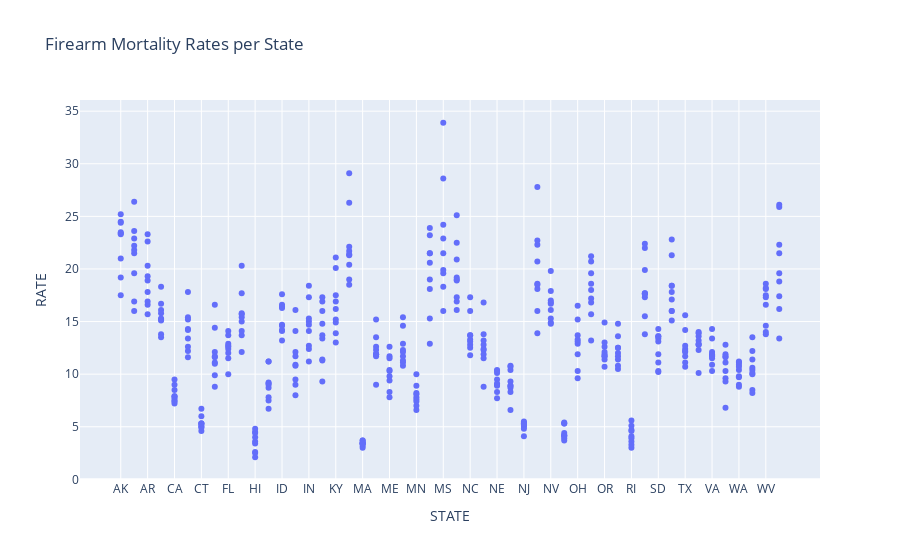

The code cell stored with this chart in its notebook:
### Code cell
# Firearm Mortality Rates per State
firearm_mortality.groupby(['STATE','YEAR'])['RATE'].mean().reset_index().plot.scatter(
    x = 'STATE', y ='RATE', title = 'Firearm Mortality Rates per State', backend='plotly')

### Figure 1 — Plotly figure (JSON) as saved in the notebook; plotly's stock layout.template omitted (floating-point values rounded to 4 significant figures; data arrays with more than 128 entries replaced by an {"elided": "..."} marker saying what was removed)
{"data": [{"hovertemplate": "STATE=%{x}<br>RATE=%{y}<extra></extra>", "legendgroup": "", "marker": {"color": "#636efa", "symbol": "circle"}, "mode": "markers", "name": "", "orientation": "v", "showlegend": false, "type": "scatter", "x": {"elided": "450 str values"}, "xaxis": "x", "y": {"elided": "450 float values"}, "yaxis": "y"}], "layout": {"autosize": true, "legend": {"tracegroupgap": 0}, "title": {"text": "Firearm Mortality Rates per State"}, "xaxis": {"anchor": "y", "autorange": true, "domain": [0, 1], "range": [-2.992, 51.99], "title": {"text": "STATE"}, "type": "category"}, "yaxis": {"anchor": "x", "autorange": true, "domain": [0, 1], "range": [-0.5243, 36.52], "title": {"text": "RATE"}, "type": "linear"}}}
